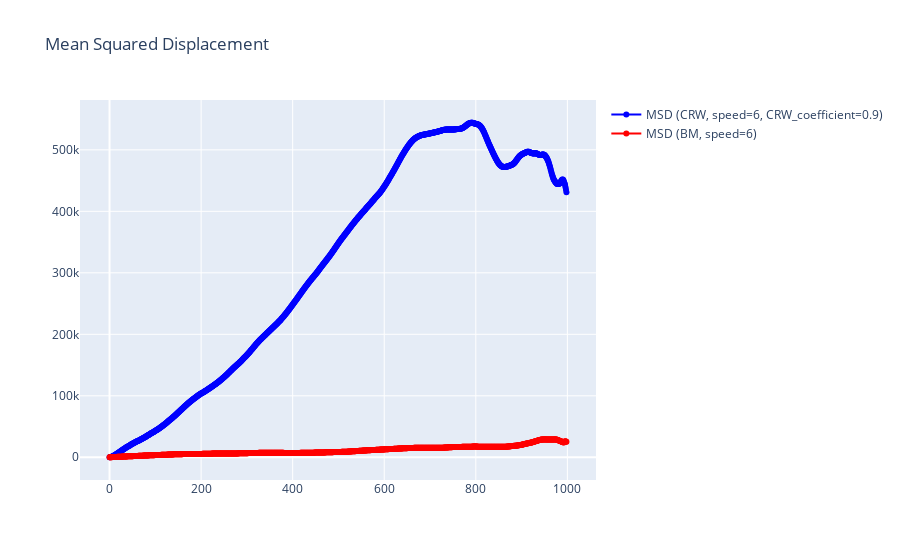

Notebook code for this chart:
### Markdown cell above
# Activity 2: Mean Squared Displacement - (BM vs CRW)

### Code cell
def mean_squared_displacement(trajectory):
    msd = []
    for n in range(1, len(trajectory)):
        difference = np.array([distance.euclidean(trajectory.iloc[i-n], trajectory.iloc[i]) for i in range(n, trajectory.shape[0], 1)])
        difference = difference ** 2
        difference = np.mean(difference)
        msd.append(difference)
    return pd.DataFrame(msd, columns=['msd'])

# Calculate MSD for the correlated random walk
crw_trajectory = correlated_random_walk(speed=6, CRW_coefficient=0.9)
msd_crw = mean_squared_displacement(crw_trajectory)
bm_trajectory = brownian_motion(speed=6)
msd_bm = mean_squared_displacement(bm_trajectory)

# Plot MSD using Plotly
fig_msd = go.Figure()
fig_msd.add_trace(go.Scatter(
    x=msd_crw.index,
    y=msd_crw['msd'],
    mode='lines+markers',
    name='MSD (CRW, speed=6, CRW_coefficient=0.9)',
    line=dict(color='blue', width=2)
))
fig_msd.add_trace(go.Scatter(
    x=msd_bm.index,
    y=msd_bm['msd'],
    mode='lines+markers',
    name='MSD (BM, speed=6)',
    line=dict(color='red', width=2)
))
fig_msd.update_layout(title='Mean Squared Displacement')
                      
fig_msd.show()

### Figure 1 — Plotly figure (JSON) as saved in the notebook; plotly's stock layout.template omitted (floating-point values rounded to 4 significant figures; data arrays with more than 128 entries replaced by an {"elided": "..."} marker saying what was removed)
{"data": [{"line": {"color": "blue", "width": 2}, "mode": "lines+markers", "name": "MSD (CRW, speed=6, CRW_coefficient=0.9)", "type": "scatter", "x": {"elided": "999 int values"}, "y": {"elided": "999 float values"}}, {"line": {"color": "red", "width": 2}, "mode": "lines+markers", "name": "MSD (BM, speed=6)", "type": "scatter", "x": {"elided": "999 int values"}, "y": {"elided": "999 float values"}}], "layout": {"title": {"text": "Mean Squared Displacement"}}}
